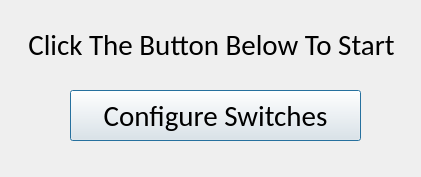
<?xml version="1.0" encoding="UTF-8"?>
<ui version="4.0">
 <class>MainMenu</class>
 <widget class="QMainWindow" name="MainMenu">
  <property name="geometry">
   <rect>
    <x>0</x>
    <y>0</y>
    <width>421</width>
    <height>177</height>
   </rect>
  </property>
  <property name="minimumSize">
   <size>
    <width>421</width>
    <height>177</height>
   </size>
  </property>
  <property name="maximumSize">
   <size>
    <width>421</width>
    <height>177</height>
   </size>
  </property>
  <property name="font">
   <font>
    <family>Calibri</family>
    <pointsize>22</pointsize>
   </font>
  </property>
  <property name="windowTitle">
   <string>MainMenu</string>
  </property>
  <widget class="QWidget" name="centralWidget">
   <widget class="QLabel" name="label">
    <property name="geometry">
     <rect>
      <x>10</x>
      <y>30</y>
      <width>403</width>
      <height>30</height>
     </rect>
    </property>
    <property name="maximumSize">
     <size>
      <width>16777215</width>
      <height>30</height>
     </size>
    </property>
    <property name="text">
     <string>Click The Button Below To Start</string>
    </property>
    <property name="alignment">
     <set>Qt::AlignCenter</set>
    </property>
    <property name="wordWrap">
     <bool>true</bool>
    </property>
   </widget>
   <widget class="QPushButton" name="pushButton">
    <property name="geometry">
     <rect>
      <x>70</x>
      <y>90</y>
      <width>291</width>
      <height>51</height>
     </rect>
    </property>
    <property name="text">
     <string>Configure Switches</string>
    </property>
    <property name="default">
     <bool>true</bool>
    </property>
   </widget>
  </widget>
 </widget>
 <layoutdefault spacing="6" margin="11"/>
 <resources/>
 <connections/>
</ui>
